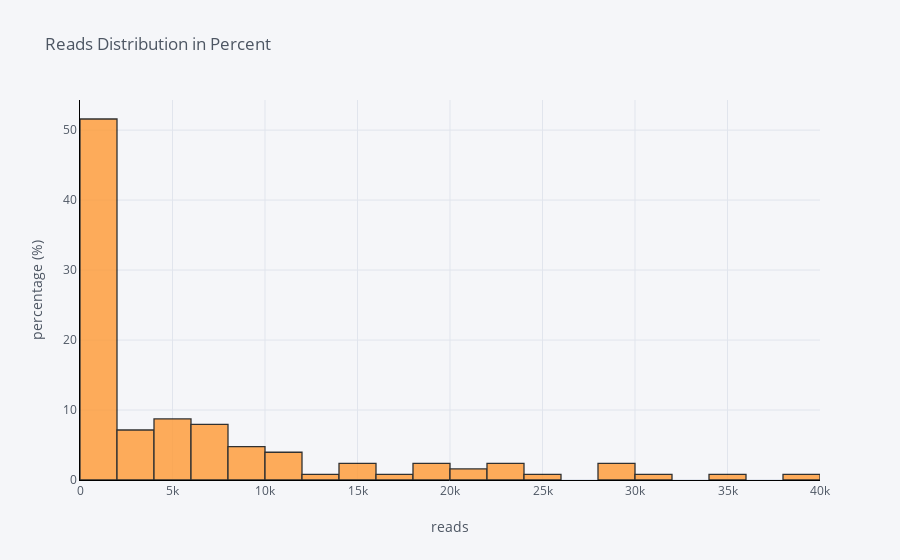

The notebook cell saved with this chart:
### Markdown cell above
**Гистограмма с процентами**

Точно такая же гистограмма в одно действие превращается в распределение с процентами.

### Code cell
df['reads'].iplot(
    kind='hist',
    bins=30,
    xTitle='reads',
    linecolor='black',
    histnorm='percent',
    yTitle='percentage (%)',
    title='Reads Distribution in Percent')

### Figure 1 — Plotly figure (JSON) as saved in the notebook; plotly's stock layout.template omitted (floating-point values rounded to 4 significant figures)
{"data": [{"histfunc": "count", "histnorm": "percent", "marker": {"color": "rgba(255, 153, 51, 1.0)", "line": {"color": "#000000", "width": 1.3}}, "name": "reads", "nbinsx": 30, "opacity": 0.8, "orientation": "v", "type": "histogram", "x": [68, 54, 215, 19, 5, 59, 1654, 5465, 41, 15, 3819, 481, 27, 15, 632, 541, 2381, 1956, 70, 279, 23, 28566, 34248, 59, 134, 7207, 775, 1136, 740, 25505, 31233, 62, 20520, 2992, 57, 39505, 6843, 452, 2197, 6670, 9998, 7157, 14073, 29814, 1283, 15598, 132, 10996, 1986, 5588, 23894, 13463, 19090, 10385, 29018, 17454, 14349, 18525, 6416, 6279, 20976, 1497, 22780, 9244, 6187, 8268, 10011, 23922, 1801, 19464, 5163, 8029, 6162, 965, 1745, 5944, 5500, 1057, 11093, 7132, 1193, 1229, 2237, 3950, 4598, 1472, 306, 4307, 756, 7162, 1251, 3041, 540, 9333, 1282, 5335, 1223, 2408, 1122, 1704, 8110, 4933, 1438, 4680, 4260, 10617, 1055, 393, 2852, 144, 1598, 62, 315, 25, 1, 13, 2, 8, 37, 2, 224, 521, 457, 164, 115, 52]}], "layout": {"barmode": "overlay", "legend": {"bgcolor": "#F5F6F9", "font": {"color": "#4D5663"}}, "paper_bgcolor": "#F5F6F9", "plot_bgcolor": "#F5F6F9", "title": {"font": {"color": "#4D5663"}, "text": "Reads Distribution in Percent"}, "xaxis": {"gridcolor": "#E1E5ED", "linecolor": "black", "showgrid": true, "tickfont": {"color": "#4D5663"}, "title": {"font": {"color": "#4D5663"}, "text": "reads"}, "zerolinecolor": "#E1E5ED"}, "yaxis": {"gridcolor": "#E1E5ED", "linecolor": "black", "showgrid": true, "tickfont": {"color": "#4D5663"}, "title": {"font": {"color": "#4D5663"}, "text": "percentage (%)"}, "zerolinecolor": "#E1E5ED"}}}
